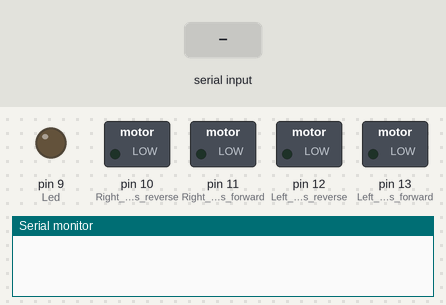
The sketch below on a simulated Arduino Uno, built with avr-gcc and run on an emulated ATmega328P. On the bench: switched loads named in the sketch (green lamp = pin HIGH), output pins drawn as LEDs (lit = HIGH), the last lines printed to the serial monitor. The inputs (shaded band) are chosen by the test bench.

Above: at 1.2 s.
1.3 s: "F" received over Serial
At 2.3 s:
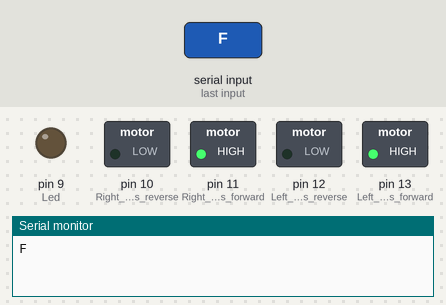
2.9 s: "B" received over Serial
At 3.5 s:
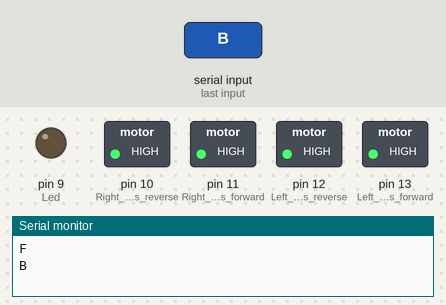
4.5 s: "W" received over Serial
At 5.7 s:
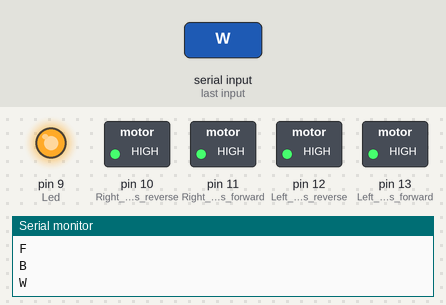
6.0 s: "S" received over Serial
At 7.0 s:
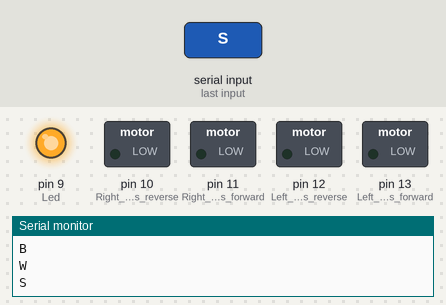
7.5 s: "L" received over Serial
At 8.2 s:
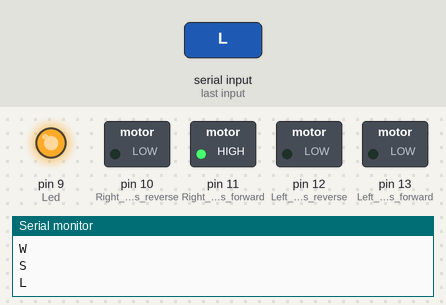
9.0 s: "R" received over Serial
At 9.3 s:
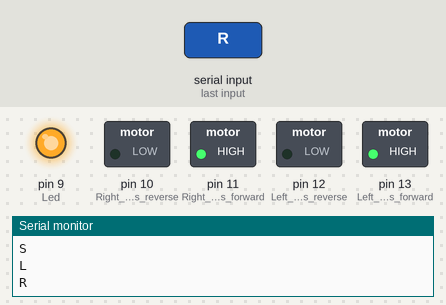
Timing chart, 0 to 11.5 s (numbered marks = the images above; inputs shaded):
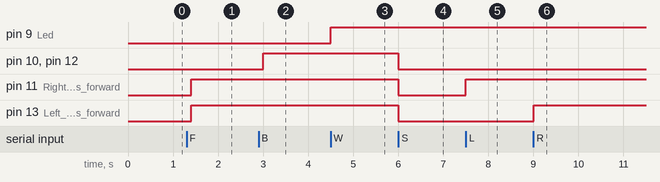

The sketch:

bluetooth_A.ino
```cpp
char t;

void setup() {
  pinMode(13, OUTPUT);   // Left motors forward
  pinMode(12, OUTPUT);   // Left motors reverse
  pinMode(11, OUTPUT);   // Right motors forward
  pinMode(10, OUTPUT);   // Right motors reverse
  pinMode(9, OUTPUT);    // Led
  Serial.begin(9600);
}

void loop() {
  if (Serial.available()) {
    t = Serial.read();
    Serial.println(t);
  }

  if (t == 'F') {            // Move forward (all motors rotate in the forward direction)
    digitalWrite(13, HIGH);
    digitalWrite(11, HIGH);
  } else if (t == 'B') {     // Move reverse (all motors rotate in the reverse direction)
    digitalWrite(12, HIGH);
    digitalWrite(10, HIGH);
  } else if (t == 'L') {     // Turn right (left side motors rotate in the forward direction, right side motors don't rotate)
    digitalWrite(11, HIGH);
  } else if (t == 'R') {     // Turn left (right side motors rotate in the forward direction, left side motors don't rotate)
    digitalWrite(13, HIGH);
  } else if (t == 'k') {    // Move forward left (right side motors rotate in the forward direction, left side motors rotate in the reverse direction)
    digitalWrite(13, HIGH);
    digitalWrite(10, HIGH);
  } else if (t == 'FR') {    // Move forward right (left side motors rotate in the forward direction, right side motors rotate in the reverse direction)
    digitalWrite(11, HIGH);
    digitalWrite(12, HIGH);
  } else if (t == 'BL') {    // Move backward left (right side motors rotate in the reverse direction, left side motors rotate in the forward direction)
    digitalWrite(13, LOW);
    digitalWrite(10, LOW);
  } else if (t == 'BR') {    // Move backward right (left side motors rotate in the reverse direction, right side motors rotate in the forward direction)
    digitalWrite(11, LOW);
    digitalWrite(12, LOW);
  } else if (t == 'W') {     // Turn LED on
    digitalWrite(9, HIGH);
  } else if (t == 'N') {     // Turn LED off
    digitalWrite(9, LOW);
  } else if (t == 'S') {     // Stop (all motors stop)
    digitalWrite(13, LOW);
    digitalWrite(12, LOW);
    digitalWrite(11, LOW);
    digitalWrite(10, LOW);
  }
  delay(100);
}
```

Measured:
- after the input at 1.3 s, pin 11 (Right_motors_forward), pin 13 (Left_motors_forward): LOW → HIGH after 0.10 s
- after the input at 2.9 s, pin 10 (Right_motors_reverse), pin 12 (Left_motors_reverse): LOW → HIGH after 0.10 s
- after the input at 4.5 s, pin 9 (Led): LOW → HIGH at once
- after the input at 6.0 s, pin 10 (Right_motors_reverse), pin 11 (Right_motors_forward), pin 12 (Left_motors_reverse), pin 13 (Left_motors_forward): HIGH → LOW at once
- after the input at 7.5 s, pin 11 (Right_motors_forward): LOW → HIGH at once
- after the input at 9.0 s, pin 13 (Left_motors_forward): LOW → HIGH at once
